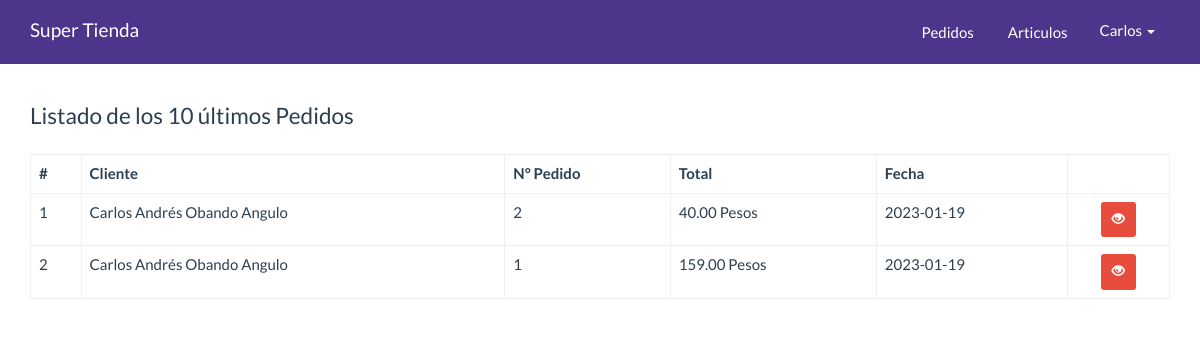
/Panel/dashboard.php (signed in), run on the app's committed database.
### tables this page shows
CREATE TABLE `pedidos` (
  `id` int(10) NOT NULL,
  `cliente_id` int(11) NOT NULL,
  `total` decimal(10,2) NOT NULL,
  `fecha` date NOT NULL,
  `estado` int(11) NOT NULL DEFAULT 1
);

CREATE TABLE `clientes` (
  `id` int(10) NOT NULL,
  `nombre` varchar(80) NOT NULL,
  `apellidos` varchar(100) NOT NULL,
  `email` varchar(50) NOT NULL,
  `telefono` varchar(15) NOT NULL,
  `comentario` varchar(300) NOT NULL
);

### src/Pedido.php (called while the page is built, shortened)
<?php
class Pedido{
    private $cn = null;
    public function __construct(){
        $this->config = parse_ini_file(__DIR__.'/../config.ini') ;
        $this->cn = new \PDO( $this->config['dns'], $this->config['usuario'],$this->config['clave'],array(
            \PDO::MYSQL_ATTR_INIT_COMMAND => 'SET NAMES utf8'
        ));
    }
    public function mostrarUltimos()
    {
        $sql = "SELECT p.id, nombre, apellidos, email, total, fecha FROM pedidos p
        INNER JOIN clientes c ON p.cliente_id = c.id ORDER BY p.id DESC LIMIT 10";
        $resultado = $this->cn->prepare($sql);
        if($resultado->execute())
            return  $resultado->fetchAll();
        return false;
    }
}

### Panel/dashboard.php (the view, shortened to what this page needs)
<!DOCTYPE html>
<html lang="en">
  <head>
    <link rel="stylesheet" href="../assets/css/bootstrap.min.css">
    <link rel="stylesheet" href="../assets/css/style.css">
  </head>
  <body>
    <nav class="navbar navbar-default navbar-fixed-top head">
      <div class="container">
        <div class="navbar-header">
          <a class="navbar-brand" href="index.php">Super Tienda</a>
        </div>
        <div id="navbar" class="navbar-collapse collapse">
          <ul class="nav navbar-nav pull-right">
            <li>
              <a href="pedidos/index.php" class="btn">Pedidos</a>
            </li>
            <li>
              <a href="peliculas/index.php" class="btn">Articulos</a>
            </li>
            <li class="dropdown">
                <a href="#" class="dropdown-toggle" data-toggle="dropdown" role="button" aria-haspopup="true" aria-expanded="false"><?php print$_SESSION['usuario_info']['nombre_usuario']; ?> <span class="caret"></span></a>
            </li>
          </ul>
        </div>
      </div>
    </nav>
    <div class="container" id="main">
    <div class="row">
          <div class="col-md-12">
             <fieldset>
              <legend>Listado de los 10 últimos Pedidos</legend>
                <table class="table table-bordered">
                  <thead>
                    <tr>
                      <th>#</th>
                      <th>Cliente</th>
                      <th>N° Pedido</th>
                      <th>Total</th>
                      <th>Fecha</th>
                      <th></th>
                    </tr>
                  </thead>
                  <tbody>
                    <?php
                      $pedido = new Supertienda\Pedido;
                      $info_pedido = $pedido->mostrarUltimos();
                      $cantidad = count($info_pedido);
                      if($cantidad > 0){
                        $c=0;
                      for($x =0; $x < $cantidad; $x++){
                        $c++;
                        $item = $info_pedido[$x];
                    ?>
                    <tr>
                      <td><?php print $c?></td>
                      <td><?php print $item['nombre'].' '.$item['apellidos']?></td>
                      <td><?php print $item['id']?></td>
                      <td><?php print $item['total']?> Pesos</td>
                      <td><?php print $item['fecha']?></td>
                      <td class="text-center">
                        <a href="pedidos/ver.php?id=<?php print $item['id'] ?>" class="btn btn-danger btn-sm"><span class="glyphicon glyphicon-eye-open"></span></a>
                      </td>
                    </tr>
                    <?php
                      }
                    }else{
                    ?>
                    <tr>
                      <td colspan="6">NO HAY REGISTROS</td>
                    </tr>
                    <?php }?>
                  </tbody>
                </table>
             </fieldset>
          </div>
        </div>
    </div>
  </body>
</html>

### assets/css/style.css (style rules this page uses)
#main { margin-top: 100px; }
.head { background-color: #4c358a; }

### data on the page
pedidos: cliente.nombre "Carlos Andrés", cliente.apellidos "Obando Angulo", id "2", total "40.00", fecha "2023-01-19"
pedidos: cliente.nombre "Carlos Andrés", cliente.apellidos "Obando Angulo", id "1", total "159.00", fecha "2023-01-19"

### other printed values
$_SESSION['usuario_info']['nombre_usuario'] "Carlos"
